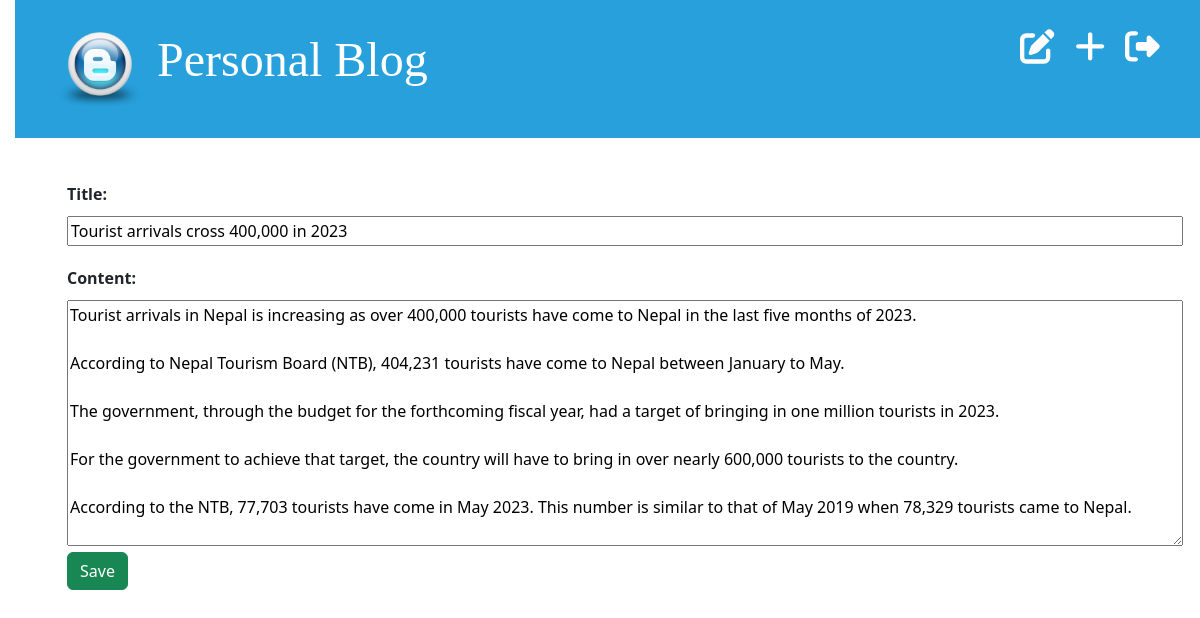
The app's page /post1-update/2/ (signed in) with its own data.
### blog1_app/models.py (models this page shows, shortened)
class Post(models.Model):
    title = models.CharField(max_length=255)
    content = models.TextField()
    published_at = models.DateTimeField(null=True, blank=True)
    author = models.ForeignKey("auth.User", on_delete=models.CASCADE)
    created_at = models.DateTimeField(auto_now_add=True)
    updated_at = models.DateTimeField(auto_now=True)

### blog1_app/views.py (the view, shortened to what this page needs)
class PostUpdateView(LoginRequiredMixin, UpdateView):
    model = Post
    form_class = PostForm
    template_name = "post1_create.html"
    success_url = reverse_lazy("post1-list")

### blog1_app/forms.py
class PostForm(forms.ModelForm):
    class Meta:
        model = Post
        fields = ('title', 'content',)

### templates/post1_create.html (shortened to what this page needs)
{% extends 'base.html' %}
{% block content %}
    <form action="" method="POST" class="post-form" novalidate>
        {{ form.as_div }}
        <button type="submit" class="btn btn-success">Save</button>
    </form>
{% endblock content %}

### static/css/blog.css (style rules this page uses)
body { padding-left: 15px; }
.post-form textarea, .post-form input { width: 100%; }

### templates/post1_create.html (style rules this page uses)
label { font-weight: 800; margin-top: 20px; margin-bottom: 10px; }

### records on screen
Post: title "Tourist arrivals cross 400,000 in 2023", content "Tourist arrivals in Nepal is increasing as over 400,000 tourists have come to Nepal in the last five months of 2023. According to Nepal Tourism Board (NTB), 404,231 tourists have come to Nepal between January to May. The government, through the budget for the forthcoming fiscal year, had a target of bringing in one million tourists in 2023. For the government to achieve that target, the country will have to bring in over nearly 600,000 tourists to the country. According to the NTB, 77,703 tourists have come in May 2023. This number is similar to that of May 2019 when 78,329 tourists came to Nepal."
